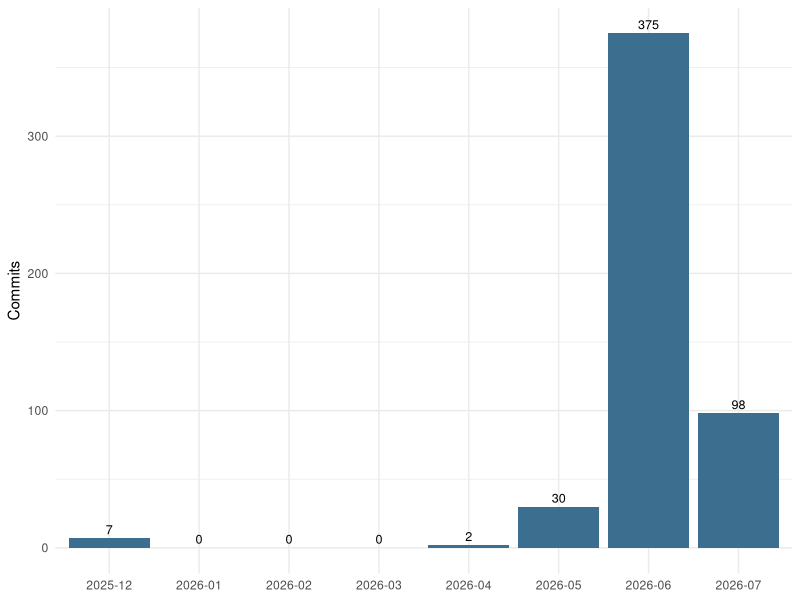
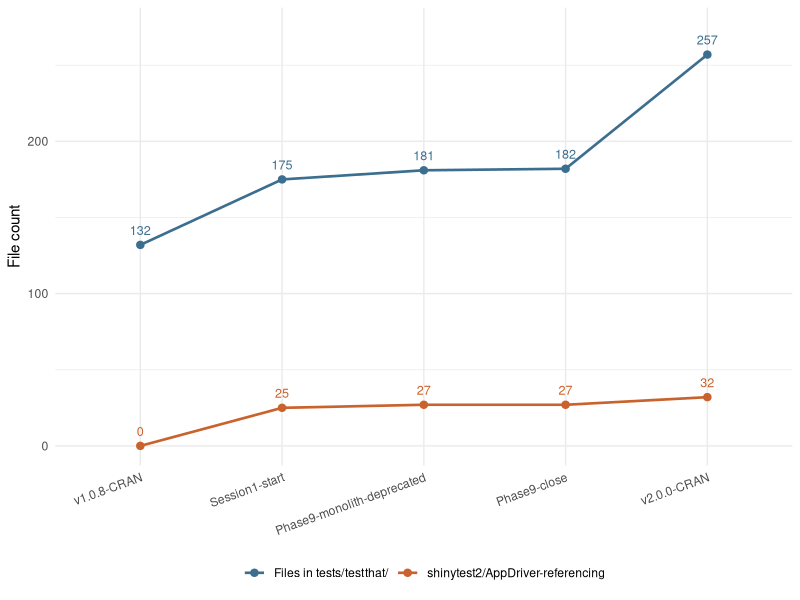
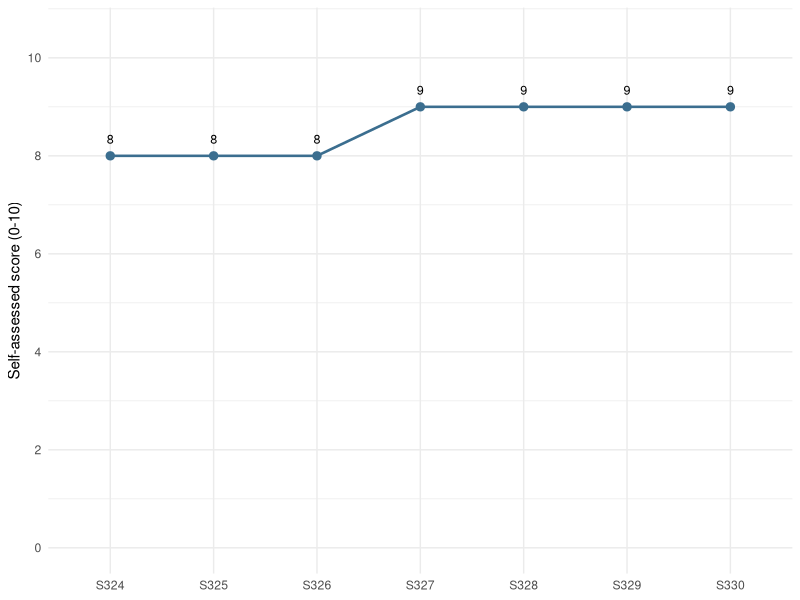

These figures' R source, in order:
## ---- chunk 1
#| label: setup
#| include: false
knitr::opts_chunk$set(
  collapse = TRUE, comment = "#>",
  echo = FALSE, warning = FALSE, message = FALSE
)
## ---- chunk 2
#| label: fig-commit-pace
#| fig-cap: >
#|   Commits per month across the full v1.0.8 -> v2.0.0 range
#|   ([`4548aa1b`](https://github.com/rmsharp/nprcgenekeepr/commit/4548aa1b)..[`8ca8bb24`](https://github.com/rmsharp/nprcgenekeepr/commit/8ca8bb24), 512 non-merge commits, as of 2026-07-09). The
#|   June 2026 spike overlaps the nine-phase modularization migration
#|   (Session 22-35, 2026-06-03 to 2026-06-06), but June also carried other,
#|   unrelated work -- this chart is overall project pace, not a count of
#|   module-migration commits alone.
#| fig-width: 7
#| fig-height: 4
timeline <- read.csv("data/commit-activity-timeline.csv")
timeline$month <- factor(timeline$month, levels = timeline$month)
ggplot2::ggplot(timeline, ggplot2::aes(x = month, y = commit_count)) +
  ggplot2::geom_col(fill = "#3B6E8F") +
  ggplot2::geom_text(ggplot2::aes(label = commit_count), vjust = -0.4,
                      size = 3.2) +
  ggplot2::labs(x = NULL, y = "Commits") +
  ggplot2::theme_minimal(base_size = 11)
## ---- chunk 3
#| label: tbl-modules
#| tbl-cap: >
#|   The ten Shiny modules mounted in the modular app, as of 2026-07-09
#|   (`4,731` total lines across `R/mod*.R`, `R/appUI.R`, and
#|   `R/appServer.R`).
modules <- read.csv("data/module-inventory.csv")
modules <- modules[order(-modules$loc), ]
kableExtra::kbl(
  modules,
  col.names = c("Module", "Responsibility", "Lines of code", "Test files"),
  align = c("l", "l", "r", "r")
) |>
  kableExtra::kable_styling(full_width = FALSE)
## ---- chunk 4
#| label: tbl-phases
#| tbl-cap: >
#|   The nine-phase, vertical-slice migration from monolith to modular
#|   app, Session 22 to Session 35 (2026-06-03 to 2026-06-06). "Risk"
#|   rates each phase's reversibility -- how costly a rollback would have
#|   been -- not implementation difficulty.
phases <- read.csv("data/migration-phases.csv", na.strings = "NA")
phases$highlight <- c(
  paste("Founder table added to the Summary Stats tab; kinship download",
        "moved to the module-internal getKinshipMatrix(); dual-name",
        "z-score lookup fix."),
  paste("Mounted the GvAndBgDesc description tab; resolved an HTML-id",
        "collision with the Genetic Value tab."),
  paste("Re-exposed the genome-uniqueness threshold selector",
        "(default 4); added a subset/filter export."),
  "Genotype-file merge restored for both separate- and common-pedigree input modes.",
  paste("Breeding Groups: per-group downloads, a per-group kinship view,",
        "and a group selector (new \"Group Detail\" tab)."),
  paste("Breeding Groups: seed-group pre-seeding; exposed three",
        "previously inert controls; corrected a 100x default-iteration",
        "drift (1000 -> 10)."),
  paste("Focal-animal / LabKey pedigree build restored (live-EHR path;",
        "verification was environmentally limited to a mocked seam)."),
  paste("shinytest2 E2E harness enabled end-to-end -- expanded into a",
        "4-session subplan (8a-8d, issue #39) plus a 7-part hardening",
        "pass (8e-1..8e-7, issue #40, Session 37-50)."),
  paste("Declared the modular app canonical: runGeneKeepR() now launches",
        "it directly; inst/application/ (17 files) deleted;",
        "runModularApp() became the soft-deprecated alias.")
)
phases$commit_display <- ifelse(
  is.na(phases$commit_sha), "not quoted in source plan", phases$commit_sha
)
kableExtra::kbl(
  phases[, c("phase", "highlight", "risk", "session", "commit_display",
             "status")],
  col.names = c("Phase", "What shipped", "Risk", "Session(s)",
                "Commit sha", "Status"),
  align = c("c", "l", "c", "c", "l", "l")
) |>
  kableExtra::kable_styling(full_width = FALSE) |>
  kableExtra::column_spec(2, width = "26em")
## ---- chunk 5
#| label: tbl-features
#| tbl-cap: >
#|   Curated new capabilities shipped in the v1.0.8 -> v2.0.0 range: 13
#|   of 47 closed GitHub issues judged genuinely feature-shaped, as of
#|   2026-07-09.
features <- read.csv("data/feature-highlights.csv", na.strings = "NA")
kableExtra::kbl(
  features[, c("feature", "issue", "session_range", "description")],
  col.names = c("Capability", "Issue", "Session(s)", "What it does"),
  align = c("l", "l", "c", "l")
) |>
  kableExtra::kable_styling(full_width = FALSE) |>
  kableExtra::column_spec(1, width = "14em") |>
  kableExtra::column_spec(4, width = "24em")
## ---- chunk 6
#| label: tbl-testing-growth
#| tbl-cap: >
#|   Test-suite growth at five checkpoints across the v1.0.8 -> v2.0.0
#|   range, as of 2026-07-09. "Files in tests/testthat/" counts every
#|   `.R` file in the directory (test files plus helpers/fixtures/setup);
#|   "shinytest2/AppDriver-referencing" is the subset that names the
#|   browser-testing package or its driver class.
growth <- read.csv("data/testing-growth.csv")
growth$commit_display <- substr(growth$sha, 1, 8)
kableExtra::kbl(
  growth[, c("label", "date", "commit_display", "test_file_count",
             "shinytest2_referencing_files")],
  col.names = c("Checkpoint", "Date", "Commit", "Files in tests/testthat/",
                "shinytest2/AppDriver-referencing"),
  align = c("l", "c", "l", "r", "r")
) |>
  kableExtra::kable_styling(full_width = FALSE)
## ---- chunk 7
#| label: fig-testing-growth
#| fig-cap: >
#|   Test-suite growth over the same five checkpoints as @tbl-testing-growth.
#|   The shinytest2/AppDriver-referencing count is near-zero relative to
#|   the total and is plotted against the same axis for comparison, not
#|   because it is negligible -- see prose for what that subset represents.
#| fig-width: 7
#| fig-height: 4
growth$label <- factor(growth$label, levels = growth$label)
growth_long <- data.frame(
  label = rep(growth$label, 2),
  count = c(growth$test_file_count, growth$shinytest2_referencing_files),
  series = rep(c("Files in tests/testthat/", "shinytest2/AppDriver-referencing"),
               each = nrow(growth))
)
ggplot2::ggplot(growth_long, ggplot2::aes(x = label, y = count, color = series,
                                           group = series)) +
  ggplot2::geom_line(linewidth = 0.9) +
  ggplot2::geom_point(size = 2.2) +
  ggplot2::geom_text(ggplot2::aes(label = count), vjust = -1, size = 3.2,
                      show.legend = FALSE) +
  ggplot2::scale_color_manual(values = c("Files in tests/testthat/" = "#3B6E8F",
                                          "shinytest2/AppDriver-referencing" = "#C9622C")) +
  ggplot2::scale_y_continuous(expand = ggplot2::expansion(mult = c(0.05, 0.12))) +
  ggplot2::labs(x = NULL, y = "File count", color = NULL) +
  ggplot2::theme_minimal(base_size = 11) +
  ggplot2::theme(legend.position = "bottom",
                 axis.text.x = ggplot2::element_text(angle = 20, hjust = 1))
## ---- chunk 8
#| label: tbl-process-metrics
#| tbl-cap: >
#|   Engineering-process metrics, as extracted at the Phase A data freeze
#|   (this project's term for the point mid-drafting when this article's
#|   own numeric extractions were locked, Session 331, 2026-07-09).
#|   `CHANGELOG.md`, `PROJECT_LEARNINGS.md`,
#|   `HANDOFFS.md`, and `SESSION_NOTES.md` are live, append-only files that
#|   kept growing in every session after this extraction ran -- including
#|   the four sessions (331-334) that drafted the rest of this article --
#|   so these counts are a snapshot, not this article's own present state.
metrics <- read.csv("data/process-metrics.csv")
metrics$label <- c(
  "Sessions in range (Session 1 -> Session 328)",
  "Pre-methodology commits in range",
  "Session-1-to-range-end commits",
  "Total commits in range",
  "CHANGELOG.md ledger entries",
  "PROJECT_LEARNINGS.md entries",
  "Complete HANDOFFS.md receipts",
  "Self-assessments reporting 0 stakeholder corrections",
  "Self-assessments reporting >=1 stakeholder correction"
)
kableExtra::kbl(
  metrics[, c("label", "value")],
  col.names = c("Metric", "Count"),
  align = c("l", "r")
) |>
  kableExtra::kable_styling(full_width = FALSE)
## ---- chunk 9
#| label: fig-self-score-trend
#| fig-cap: >
#|   Session self-assessed scores (0-10 scale, `HANDOFFS.md`'s `self_score`
#|   field), the 7 sessions with a complete receipt as of the Phase A data
#|   freeze. **Partial window, not a trend across the range:** receipts
#|   began at Session 324, one session before the `CHANGELOG.md`
#|   ledger-format resolution (Session 325) -- these 7 sessions are roughly
#|   2% of the 328-session range, and Sessions 329-330 were committed after
#|   the range's own end commit ([`8ca8bb24`](https://github.com/rmsharp/nprcgenekeepr/commit/8ca8bb24)), on the same calendar day. Mean
#|   score across the 7: 8.57.
#| fig-width: 7
#| fig-height: 4
scores <- read.csv("data/self-score-trend.csv")
scores$session_num <- as.integer(sub("^S", "", scores$session))
scores <- scores[order(scores$session_num), ]
scores$session <- factor(scores$session, levels = scores$session)
ggplot2::ggplot(scores, ggplot2::aes(x = session, y = self_score, group = 1)) +
  ggplot2::geom_line(linewidth = 0.9, color = "#3B6E8F") +
  ggplot2::geom_point(size = 2.5, color = "#3B6E8F") +
  ggplot2::geom_text(ggplot2::aes(label = self_score), vjust = -1.2, size = 3.2) +
  ggplot2::scale_y_continuous(limits = c(0, 10.5), breaks = seq(0, 10, 2)) +
  ggplot2::labs(x = NULL, y = "Self-assessed score (0-10)") +
  ggplot2::theme_minimal(base_size = 11)
